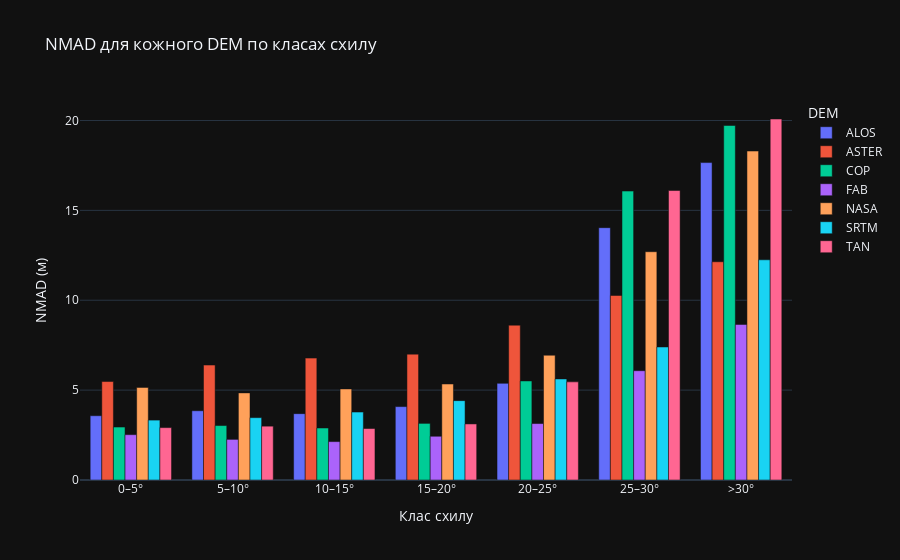

Source (notebook cell):
### Code cell
import pandas as pd
import plotly.express as px

# Якщо ще не зроблено:
df["fab_dem_slope"] = pd.to_numeric(df["fab_dem_slope"], errors="coerce")

# Класи схилів
slope_bins = [0, 5, 10, 15, 20, 25, 30, float("inf")]
slope_labels = ["0–5°", "5–10°", "10–15°", "15–20°", "20–25°", "25–30°", ">30°"]
df["slope_class"] = pd.cut(df["fab_dem_slope"], bins=slope_bins, labels=slope_labels, right=False)

# Колонки NMAD
nmad_cols = [col for col in df.columns if col.startswith("nmad_")]

# Групування: медіани по кожному класу схилу
agg_by_slope = df.groupby("slope_class", observed=True)[nmad_cols].median().reset_index()

# Перетворення в long format
df_slope_long = agg_by_slope.melt(
    id_vars="slope_class",
    value_vars=nmad_cols,
    var_name="DEM",
    value_name="NMAD"
)

# Форматування назв DEM
df_slope_long["DEM"] = df_slope_long["DEM"].str.replace("nmad_", "").str.upper()

# Побудова графіка
fig = px.bar(
    df_slope_long,
    x="slope_class",
    y="NMAD",
    color="DEM",
    barmode="group",
    text="NMAD",
    title="NMAD для кожного DEM по класах схилу",
    labels={"slope_class": "Клас схилу", "NMAD": "NMAD (м)", "DEM": "DEM"}
)

# Покращення вигляду
fig.update_traces(texttemplate='%{text:.2f}', textposition='outside')
fig.update_layout(uniformtext_minsize=8, uniformtext_mode='hide')

fig.show()

### Figure 1 — Plotly figure (JSON) as saved in the notebook; plotly's stock layout.template omitted (floating-point values rounded to 4 significant figures)
{"data": [{"alignmentgroup": "True", "hovertemplate": "DEM=ALOS<br>Клас схилу=%{x}<br>NMAD (м)=%{text}<extra></extra>", "legendgroup": "ALOS", "marker": {"color": "#636efa", "pattern": {"shape": ""}}, "name": "ALOS", "offsetgroup": "ALOS", "orientation": "v", "showlegend": true, "text": [3.576, 3.853, 3.691, 4.083, 5.377, 14.04, 17.66], "textposition": "outside", "x": ["0–5°", "5–10°", "10–15°", "15–20°", "20–25°", "25–30°", ">30°"], "xaxis": "x", "y": [3.576, 3.853, 3.691, 4.083, 5.377, 14.04, 17.66], "yaxis": "y", "type": "bar", "texttemplate": "%{text:.2f}"}, {"alignmentgroup": "True", "hovertemplate": "DEM=ASTER<br>Клас схилу=%{x}<br>NMAD (м)=%{text}<extra></extra>", "legendgroup": "ASTER", "marker": {"color": "#EF553B", "pattern": {"shape": ""}}, "name": "ASTER", "offsetgroup": "ASTER", "orientation": "v", "showlegend": true, "text": [5.477, 6.394, 6.781, 7.002, 8.613, 10.26, 12.14], "textposition": "outside", "x": ["0–5°", "5–10°", "10–15°", "15–20°", "20–25°", "25–30°", ">30°"], "xaxis": "x", "y": [5.477, 6.394, 6.781, 7.002, 8.613, 10.26, 12.14], "yaxis": "y", "type": "bar", "texttemplate": "%{text:.2f}"}, {"alignmentgroup": "True", "hovertemplate": "DEM=COP<br>Клас схилу=%{x}<br>NMAD (м)=%{text}<extra></extra>", "legendgroup": "COP", "marker": {"color": "#00cc96", "pattern": {"shape": ""}}, "name": "COP", "offsetgroup": "COP", "orientation": "v", "showlegend": true, "text": [2.946, 3.029, 2.892, 3.149, 5.511, 16.07, 19.72], "textposition": "outside", "x": ["0–5°", "5–10°", "10–15°", "15–20°", "20–25°", "25–30°", ">30°"], "xaxis": "x", "y": [2.946, 3.029, 2.892, 3.149, 5.511, 16.07, 19.72], "yaxis": "y", "type": "bar", "texttemplate": "%{text:.2f}"}, {"alignmentgroup": "True", "hovertemplate": "DEM=FAB<br>Клас схилу=%{x}<br>NMAD (м)=%{text}<extra></extra>", "legendgroup": "FAB", "marker": {"color": "#ab63fa", "pattern": {"shape": ""}}, "name": "FAB", "offsetgroup": "FAB", "orientation": "v", "showlegend": true, "text": [2.522, 2.259, 2.136, 2.433, 3.14, 6.08, 8.653], "textposition": "outside", "x": ["0–5°", "5–10°", "10–15°", "15–20°", "20–25°", "25–30°", ">30°"], "xaxis": "x", "y": [2.522, 2.259, 2.136, 2.433, 3.14, 6.08, 8.653], "yaxis": "y", "type": "bar", "texttemplate": "%{text:.2f}"}, {"alignmentgroup": "True", "hovertemplate": "DEM=NASA<br>Клас схилу=%{x}<br>NMAD (м)=%{text}<extra></extra>", "legendgroup": "NASA", "marker": {"color": "#FFA15A", "pattern": {"shape": ""}}, "name": "NASA", "offsetgroup": "NASA", "orientation": "v", "showlegend": true, "text": [5.151, 4.846, 5.067, 5.341, 6.942, 12.7, 18.3], "textposition": "outside", "x": ["0–5°", "5–10°", "10–15°", "15–20°", "20–25°", "25–30°", ">30°"], "xaxis": "x", "y": [5.151, 4.846, 5.067, 5.341, 6.942, 12.7, 18.3], "yaxis": "y", "type": "bar", "texttemplate": "%{text:.2f}"}, {"alignmentgroup": "True", "hovertemplate": "DEM=SRTM<br>Клас схилу=%{x}<br>NMAD (м)=%{text}<extra></extra>", "legendgroup": "SRTM", "marker": {"color": "#19d3f3", "pattern": {"shape": ""}}, "name": "SRTM", "offsetgroup": "SRTM", "orientation": "v", "showlegend": true, "text": [3.333, 3.468, 3.778, 4.415, 5.622, 7.4, 12.25], "textposition": "outside", "x": ["0–5°", "5–10°", "10–15°", "15–20°", "20–25°", "25–30°", ">30°"], "xaxis": "x", "y": [3.333, 3.468, 3.778, 4.415, 5.622, 7.4, 12.25], "yaxis": "y", "type": "bar", "texttemplate": "%{text:.2f}"}, {"alignmentgroup": "True", "hovertemplate": "DEM=TAN<br>Клас схилу=%{x}<br>NMAD (м)=%{text}<extra></extra>", "legendgroup": "TAN", "marker": {"color": "#FF6692", "pattern": {"shape": ""}}, "name": "TAN", "offsetgroup": "TAN", "orientation": "v", "showlegend": true, "text": [2.914, 2.995, 2.862, 3.118, 5.459, 16.1, 20.08], "textposition": "outside", "x": ["0–5°", "5–10°", "10–15°", "15–20°", "20–25°", "25–30°", ">30°"], "xaxis": "x", "y": [2.914, 2.995, 2.862, 3.118, 5.459, 16.1, 20.08], "yaxis": "y", "type": "bar", "texttemplate": "%{text:.2f}"}], "layout": {"xaxis": {"anchor": "y", "domain": [0.0, 1.0], "title": {"text": "Клас схилу"}}, "yaxis": {"anchor": "x", "domain": [0.0, 1.0], "title": {"text": "NMAD (м)"}}, "legend": {"title": {"text": "DEM"}, "tracegroupgap": 0}, "title": {"text": "NMAD для кожного DEM по класах схилу"}, "barmode": "group", "uniformtext": {"minsize": 8, "mode": "hide"}}}
